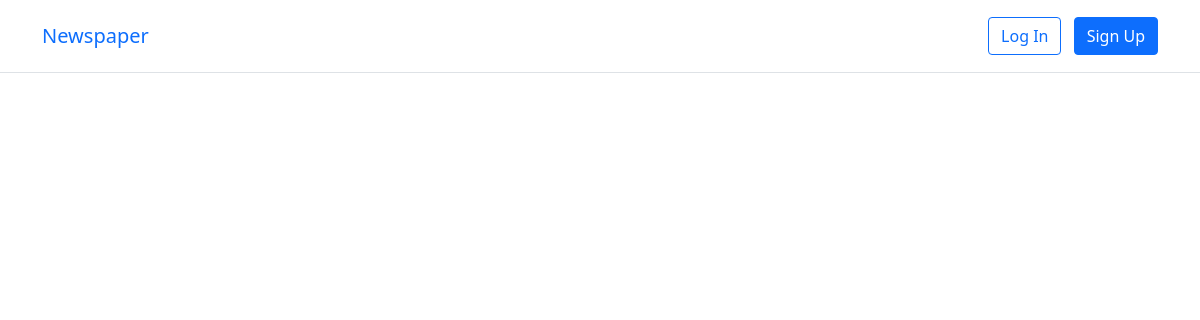
/articles/, run on an earlier commit of the app's database.
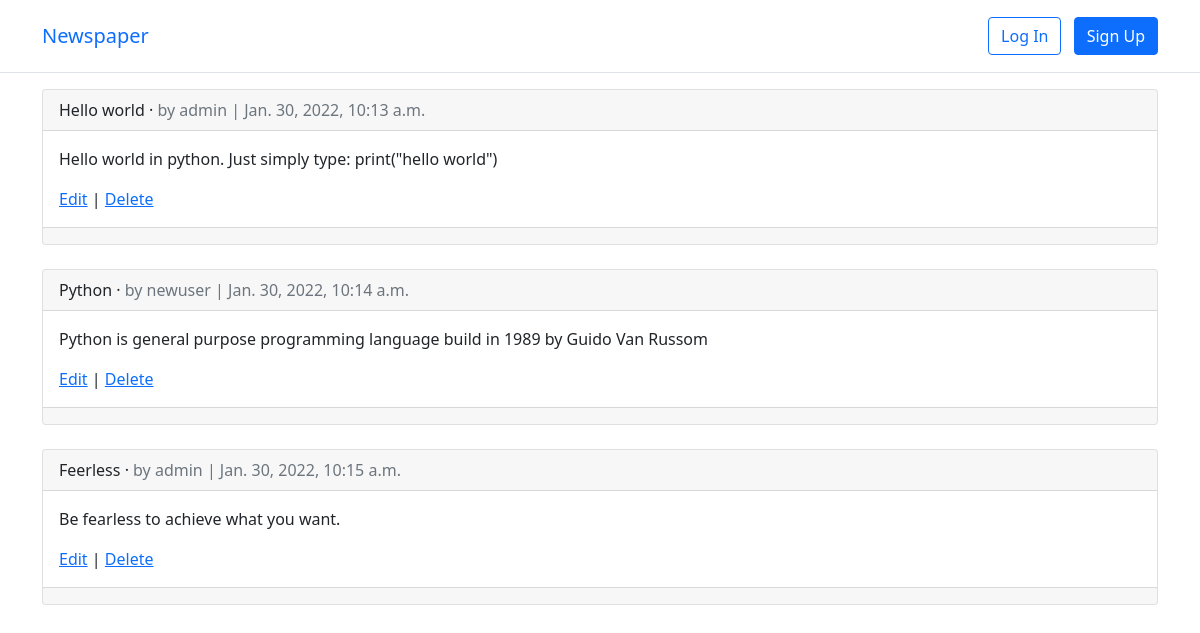
And on a later commit of the database.
### articles/models.py (models this page shows, shortened)
class Article(models.Model):
    title = models.CharField(max_length=255)
    body = models.TextField()
    date = models.DateTimeField(auto_now_add=True)
    author = models.ForeignKey(get_user_model(), on_delete=models.CASCADE)

### users/models.py (models this page shows)
class CustomUser(AbstractUser):
    age = models.PositiveBigIntegerField(null=True, blank=True)

### articles/views.py (the view)
# urls.py: path("", ArticleListView.as_view(), name="article_list"),
class ArticleListView(ListView):
    model = Article
    template_name = "article_list.html"
    context_object_name = "articles"

### templates/article_list.html (shortened to what this page needs)
{% extends 'base.html' %}
{% block content %}
{% for article in object_list %}
    <div class="card">
    <div class="card-header">
    <span class="font-weight-bold">{{ article.title }}</span> &middot;
    <span class="text-muted">by {{ article.author }} |
    {{ article.date }}</span>
    </div>
    <div class="card-body">
    <p>{{ article.body }}</p>
    <a href="{% url 'article_edit' article.pk %}">Edit</a> |
    <a href="{% url 'article_delete' article.pk %}">Delete</a>
    </div>
    <div class="card-footer">
</div>
</div>
<br />
{% endfor %}
{% endblock content %}

### templates/base.html (shortened to what this page needs)
<!DOCTYPE html>
<html>
<head>
    <link href="https://cdn.jsdelivr.net/npm/bootstrap@5.1.3/dist/css/bootstrap.min.css" rel="stylesheet"
>
</head>
<body>
    <header class="p-3 mb-3 border-bottom">
        <div class="container ">
            <div class="d-flex flex-wrap align-items-center justify-content-center
            justify-content-lg-start">
                <a class="navbar-brand" href="{% url 'home' %}">Newspaper</a>
                    {% if user.is_authenticated %}
                    <li><a href="{% url 'article_create' %}" class="nav-link px-2 link-dark">+ New</a></li>
                </ul>
                <div class="dropdown text-end">
                    <a href="#" class="d-block link-dark text-decoration-none dropdown-toggle" id="dropdownUser1"
                        data-bs-toggle="dropdown" aria-expanded="false">
                        {{ user.username }}
                    </a>
                    <ul class="dropdown-menu text-small" aria-labelledby="dropdownUser1">
                        <li>
                            <a class="dropdown-item" href="{% url 'password_change'%}">Change password</a>
                        </li>
                        <li>
                            <a class="dropdown-item" href="{% url 'logout' %}">Log Out</a>
                        </li>
                    </ul>
                </div>
                {% else %}
                <div class="text-end">
                    <a href="{% url 'login' %}" class="btn btn-outline-primary me-2">Log In</a>
                    <a href="{% url 'signup' %}" class="btn btn-primary">Sign Up</a>
                </div>
                {% endif %}
            </div>
        </div>
    </header>
    <main class="container">
        {% block content %}
        {% endblock content %}
    </main>
</body>
</html>

What changed in the data, as far as the page shows it:
added Article: title "Hello world", author "admin", date "Jan. 30, 2022, 10:13 a.m.", body "Hello world in python. Just simply type: print(\"hello world\")"
added Article: title "Python", author "newuser", date "Jan. 30, 2022, 10:14 a.m.", body "Python is general purpose programming language build in 1989 by Guido Van Russom"
added Article: title "Feerless", author "admin", date "Jan. 30, 2022, 10:15 a.m.", body "Be fearless to achieve what you want."
